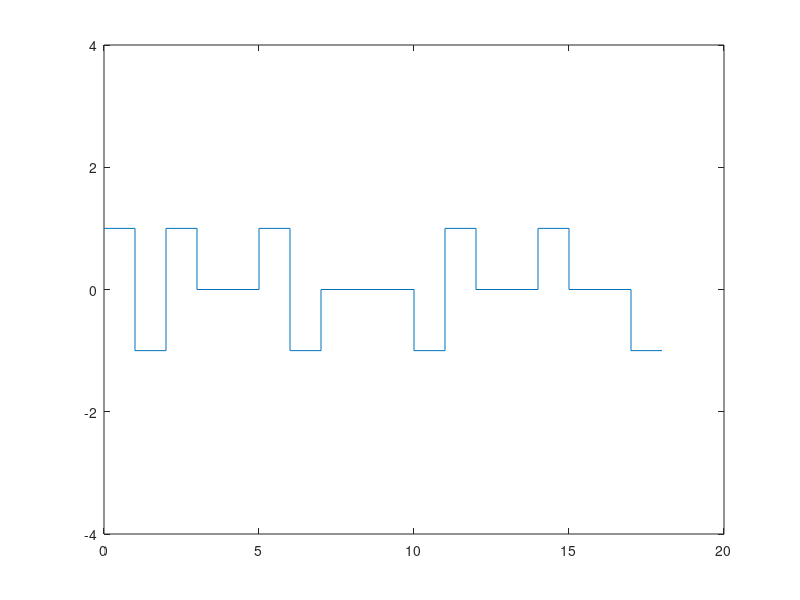

Reproduce this figure in MATLAB.
x=[];
y=[];
m=[1 1 0 0 0 0 1 0 0 0 0 0 0 0 0 0 0 1];
n=length(m);
z=[];
i=1;
j=1;
V=4;
B=5;
count=0;
prv=-1;
flag=0;
len=0;
a=1;
while(i+3<n)
    if(m(i)==0 & m(i+1)==0 & m(i+2)==0 & m(i+3)==0)
        if(mod(count,2)==0)
            z=[z B 0 0 V];
            count=count+2;
            flag=1;
        elseif(mod(count,2)~=0)
            z=[z 0 0 0 V];
            count=count+1;
            flag=1;
        end
    else
        flag=0;
     if(m(i)==1) 
     count=count+1;
     end
     z=[z m(i)]; 
    end
    if(flag==1)
        i=i+4;
    else
        i=i+1;
    end   
end


k=length(m)-length(z);
len=length(z)
if(k>0)
while(k~=0)
    z=[z m(len+a)];
    a=a+1;
    k=k-1;
end
end
for j=1:length(z)
    
    if(z(j)==1)
        prv=-prv;
        x=[x j-1 j];
        y=[y prv prv];
    elseif(z(j)==4)
        x=[x j-1 j];
        y=[y prv prv];
    elseif(z(j)==5)
         prv=-prv;
        x=[x j-1 j];
        y=[y prv prv];
    elseif(z(j)==0)
        x=[x j-1 j];
        y=[y 0 0];
    end
end

plot(x,y),axis([0,20,-4,4]);